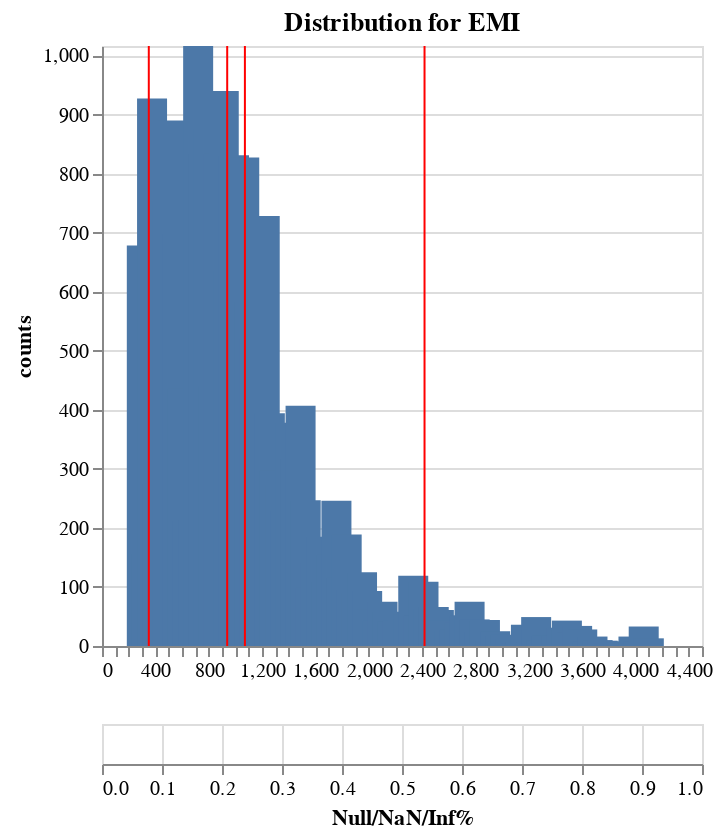

Here is the notebook cell this chart was saved with:
### Code cell
# Again, you can provide a filter expression, which will be applied upfront
# You can see how because of this filter expression, null and extreme values are removed
df_bins, plot = dia.plot_dist(
    "EMI", 
    n_bins=100, 
    density=False, 
    filter_by = pl.col("EMI").is_between(pl.col("EMI").quantile(0.01), pl.col("EMI").quantile(0.99)),
)
plot

### Figure 1 — Vega specification as saved in the notebook (floating-point values rounded to 4 significant figures)
{"$schema": "https://vega.github.io/schema/vega/v5.json", "data": [{"name": "source_0", "values": [{"counts": 678, "counts_end": 678.0, "counts_start": 0.0, "cuts": 298.6}, {"counts": 157, "counts_end": 157.0, "counts_start": 0.0, "cuts": 337.0}, {"counts": 927, "counts_end": 927.0, "counts_start": 0.0, "cuts": 375.4}, {"counts": 275, "counts_end": 275.0, "counts_start": 0.0, "cuts": 413.8}, {"counts": 312, "counts_end": 312.0, "counts_start": 0.0, "cuts": 452.3}, {"counts": 755, "counts_end": 755.0, "counts_start": 0.0, "cuts": 490.7}, {"counts": 890, "counts_end": 890.0, "counts_start": 0.0, "cuts": 529.1}, {"counts": 698, "counts_end": 698.0, "counts_start": 0.0, "cuts": 567.5}, {"counts": 436, "counts_end": 436.0, "counts_start": 0.0, "cuts": 605.9}, {"counts": 213, "counts_end": 213.0, "counts_start": 0.0, "cuts": 644.3}, {"counts": 213, "counts_end": 213.0, "counts_start": 0.0, "cuts": 682.7}, {"counts": 1016, "counts_end": 1016.0, "counts_start": 0.0, "cuts": 721.1}, {"counts": 833, "counts_end": 833.0, "counts_start": 0.0, "cuts": 759.5}, {"counts": 874, "counts_end": 874.0, "counts_start": 0.0, "cuts": 797.9}, {"counts": 440, "counts_end": 440.0, "counts_start": 0.0, "cuts": 836.4}, {"counts": 834, "counts_end": 834.0, "counts_start": 0.0, "cuts": 874.8}, {"counts": 940, "counts_end": 940.0, "counts_start": 0.0, "cuts": 913.2}, {"counts": 635, "counts_end": 635.0, "counts_start": 0.0, "cuts": 951.6}, {"counts": 831, "counts_end": 831.0, "counts_start": 0.0, "cuts": 990.0}, {"counts": 640, "counts_end": 640.0, "counts_start": 0.0, "cuts": 1028.0}, {"counts": 827, "counts_end": 827.0, "counts_start": 0.0, "cuts": 1067.0}, {"counts": 583, "counts_end": 583.0, "counts_start": 0.0, "cuts": 1105.0}, {"counts": 520, "counts_end": 520.0, "counts_start": 0.0, "cuts": 1144.0}, {"counts": 603, "counts_end": 603.0, "counts_start": 0.0, "cuts": 1182.0}, {"counts": 728, "counts_end": 728.0, "counts_start": 0.0, "cuts": 1220.0}, {"counts": 394, "counts_end": 394.0, "counts_start": 0.0, "cuts": 1259.0}, {"counts": 297, "counts_end": 297.0, "counts_start": 0.0, "cuts": 1297.0}, {"counts": 273, "counts_end": 273.0, "counts_start": 0.0, "cuts": 1336.0}, {"counts": 230, "counts_end": 230.0, "counts_start": 0.0, "cuts": 1374.0}, {"counts": 378, "counts_end": 378.0, "counts_start": 0.0, "cuts": 1413.0}, {"counts": 317, "counts_end": 317.0, "counts_start": 0.0, "cuts": 1451.0}, {"counts": 407, "counts_end": 407.0, "counts_start": 0.0, "cuts": 1489.0}, {"counts": 247, "counts_end": 247.0, "counts_start": 0.0, "cuts": 1528.0}, {"counts": 99, "counts_end": 99.0, "counts_start": 0.0, "cuts": 1566.0}, {"counts": 141, "counts_end": 141.0, "counts_start": 0.0, "cuts": 1605.0}, {"counts": 185, "counts_end": 185.0, "counts_start": 0.0, "cuts": 1643.0}, {"counts": 109, "counts_end": 109.0, "counts_start": 0.0, "cuts": 1681.0}, {"counts": 155, "counts_end": 155.0, "counts_start": 0.0, "cuts": 1720.0}, {"counts": 246, "counts_end": 246.0, "counts_start": 0.0, "cuts": 1758.0}, {"counts": 116, "counts_end": 116.0, "counts_start": 0.0, "cuts": 1797.0}, {"counts": 189, "counts_end": 189.0, "counts_start": 0.0, "cuts": 1835.0}, {"counts": 96, "counts_end": 96.0, "counts_start": 0.0, "cuts": 1873.0}, {"counts": 91, "counts_end": 91.0, "counts_start": 0.0, "cuts": 1912.0}, {"counts": 125, "counts_end": 125.0, "counts_start": 0.0, "cuts": 1950.0}, {"counts": 93, "counts_end": 93.0, "counts_start": 0.0, "cuts": 1989.0}, {"counts": 62, "counts_end": 62.0, "counts_start": 0.0, "cuts": 2027.0}, {"counts": 43, "counts_end": 43.0, "counts_start": 0.0, "cuts": 2065.0}, {"counts": 75, "counts_end": 75.0, "counts_start": 0.0, "cuts": 2104.0}, {"counts": 58, "counts_end": 58.0, "counts_start": 0.0, "cuts": 2142.0}, {"counts": 42, "counts_end": 42.0, "counts_start": 0.0, "cuts": 2181.0}, {"counts": 43, "counts_end": 43.0, "counts_start": 0.0, "cuts": 2219.0}, {"counts": 44, "counts_end": 44.0, "counts_start": 0.0, "cuts": 2258.0}, {"counts": 54, "counts_end": 54.0, "counts_start": 0.0, "cuts": 2296.0}, {"counts": 119, "counts_end": 119.0, "counts_start": 0.0, "cuts": 2334.0}, {"counts": 52, "counts_end": 52.0, "counts_start": 0.0, "cuts": 2373.0}, {"counts": 109, "counts_end": 109.0, "counts_start": 0.0, "cuts": 2411.0}, {"counts": 63, "counts_end": 63.0, "counts_start": 0.0, "cuts": 2450.0}, {"counts": 66, "counts_end": 66.0, "counts_start": 0.0, "cuts": 2488.0}, {"counts": 61, "counts_end": 61.0, "counts_start": 0.0, "cuts": 2526.0}, {"counts": 43, "counts_end": 43.0, "counts_start": 0.0, "cuts": 2565.0}, {"counts": 24, "counts_end": 24.0, "counts_start": 0.0, "cuts": 2603.0}, {"counts": 28, "counts_end": 28.0, "counts_start": 0.0, "cuts": 2642.0}, {"counts": 40, "counts_end": 40.0, "counts_start": 0.0, "cuts": 2680.0}, {"counts": 52, "counts_end": 52.0, "counts_start": 0.0, "cuts": 2718.0}, {"counts": 75, "counts_end": 75.0, "counts_start": 0.0, "cuts": 2757.0}, {"counts": 45, "counts_end": 45.0, "counts_start": 0.0, "cuts": 2795.0}, {"counts": 24, "counts_end": 24.0, "counts_start": 0.0, "cuts": 2834.0}, {"counts": 44, "counts_end": 44.0, "counts_start": 0.0, "cuts": 2872.0}, {"counts": 9, "counts_end": 9.0, "counts_start": 0.0, "cuts": 2910.0}, {"counts": 25, "counts_end": 25.0, "counts_start": 0.0, "cuts": 2949.0}, {"counts": 17, "counts_end": 17.0, "counts_start": 0.0, "cuts": 2987.0}, {"counts": 19, "counts_end": 19.0, "counts_start": 0.0, "cuts": 3026.0}, {"counts": 11, "counts_end": 11.0, "counts_start": 0.0, "cuts": 3064.0}, {"counts": 5, "counts_end": 5.0, "counts_start": 0.0, "cuts": 3103.0}, {"counts": 7, "counts_end": 7.0, "counts_start": 0.0, "cuts": 3141.0}, {"counts": 36, "counts_end": 36.0, "counts_start": 0.0, "cuts": 3179.0}, {"counts": 6, "counts_end": 6.0, "counts_start": 0.0, "cuts": 3218.0}, {"counts": 49, "counts_end": 49.0, "counts_start": 0.0, "cuts": 3256.0}, {"counts": 10, "counts_end": 10.0, "counts_start": 0.0, "cuts": 3295.0}, {"counts": 18, "counts_end": 18.0, "counts_start": 0.0, "cuts": 3333.0}, {"counts": 14, "counts_end": 14.0, "counts_start": 0.0, "cuts": 3371.0}, {"counts": 17, "counts_end": 17.0, "counts_start": 0.0, "cuts": 3410.0}, {"counts": 31, "counts_end": 31.0, "counts_start": 0.0, "cuts": 3448.0}, {"counts": 43, "counts_end": 43.0, "counts_start": 0.0, "cuts": 3487.0}, {"counts": 23, "counts_end": 23.0, "counts_start": 0.0, "cuts": 3525.0}, {"counts": 34, "counts_end": 34.0, "counts_start": 0.0, "cuts": 3563.0}, {"counts": 28, "counts_end": 28.0, "counts_start": 0.0, "cuts": 3602.0}, {"counts": 8, "counts_end": 8.0, "counts_start": 0.0, "cuts": 3640.0}, {"counts": 16, "counts_end": 16.0, "counts_start": 0.0, "cuts": 3679.0}, {"counts": 10, "counts_end": 10.0, "counts_start": 0.0, "cuts": 3717.0}, {"counts": 9, "counts_end": 9.0, "counts_start": 0.0, "cuts": 3756.0}, {"counts": 5, "counts_end": 5.0, "counts_start": 0.0, "cuts": 3794.0}, {"counts": 6, "counts_end": 6.0, "counts_start": 0.0, "cuts": 3832.0}, {"counts": 4, "counts_end": 4.0, "counts_start": 0.0, "cuts": 3871.0}, {"counts": 8, "counts_end": 8.0, "counts_start": 0.0, "cuts": 3909.0}, {"counts": 1, "counts_end": 1.0, "counts_start": 0.0, "cuts": 3948.0}, {"counts": 16, "counts_end": 16.0, "counts_start": 0.0, "cuts": 3986.0}, {"counts": 8, "counts_end": 8.0, "counts_start": 0.0, "cuts": 4024.0}, {"counts": 33, "counts_end": 33.0, "counts_start": 0.0, "cuts": 4063.0}, {"counts": 13, "counts_end": 13.0, "counts_start": 0.0, "cuts": 4101.0}]}, {"name": "source_1", "values": [{"names": "p5", "stats": 351.0}, {"names": "p50", "stats": 939.0}, {"names": "avg", "stats": 1072.0}, {"names": "p95", "stats": 2419.0}]}, {"name": "source_2", "values": [{"Null/NaN/Inf%": 0.0, "Null/NaN/Inf%_end": 0.0, "Null/NaN/Inf%_start": 0.0}]}], "signals": [{"name": "concat_0_height", "value": 300}, {"name": "concat_1_height", "value": 20}], "marks": [{"type": "group", "name": "concat_0_group", "encode": {"update": {"width": {"signal": "width"}, "height": {"signal": "concat_0_height"}}}, "marks": [{"type": "rect", "name": "concat_0_layer_0_marks", "from": {"data": "source_0"}, "encode": {"update": {"fill": {"value": "#4c78a8"}, "xc": {"field": "cuts", "scale": "concat_0_x"}, "y2": {"field": "counts_start", "scale": "concat_0_y"}, "y": {"field": "counts_end", "scale": "concat_0_y"}, "tooltip": {"signal": "{\"CutValue\": format(datum[\"cuts\"], \"\"), \"counts\": format(datum[\"counts\"], \"\")}"}, "width": {"value": 15}}}, "style": ["bar"]}, {"type": "rule", "name": "concat_0_layer_1_marks", "from": {"data": "source_1"}, "encode": {"update": {"y": {"value": 0}, "tooltip": {"signal": "{\"Stats\": isValid(datum[\"names\"]) ? datum[\"names\"] : \"\"+datum[\"names\"], \"Value\": format(datum[\"stats\"], \"\")}"}, "x": {"field": "stats", "scale": "concat_0_x"}, "stroke": {"value": "red"}, "y2": {"field": {"signal": null, "datum": null, "group": "height", "parent": null}}}}, "style": ["rule"]}], "axes": [{"scale": "concat_0_y", "gridScale": "concat_0_x", "labels": false, "ticks": false, "zindex": 0, "aria": false, "maxExtent": 0, "tickCount": {"signal": "ceil(concat_0_height/40)"}, "grid": true, "orient": "left", "domain": false, "minExtent": 0}, {"scale": "concat_0_x", "zindex": 0, "orient": "bottom", "labelFlush": true, "labelOverlap": true, "tickCount": 50, "grid": false}, {"scale": "concat_0_y", "zindex": 0, "orient": "left", "title": "counts", "labelOverlap": true, "grid": false, "tickCount": {"signal": "ceil(concat_0_height/40)"}}], "title": {"text": "Distribution for EMI", "frame": "group"}, "style": "cell"}, {"type": "group", "name": "concat_1_group", "encode": {"update": {"height": {"signal": "concat_1_height"}, "width": {"signal": "width"}}}, "signals": [{"name": "height", "update": "concat_1_height"}], "marks": [{"type": "rect", "name": "concat_1_marks", "from": {"data": "source_2"}, "encode": {"update": {"yc": {"signal": "concat_1_height", "mult": 0.5}, "fill": {"value": "#4c78a8"}, "opacity": {"value": 0.5}, "x": {"field": "Null/NaN/Inf%_end", "scale": "concat_1_x"}, "height": {"signal": "0.9 * height"}, "tooltip": {"signal": "{\"Null/NaN/Inf%\": format(datum[\"Null/NaN/Inf%\"], \"\")}"}, "x2": {"field": "Null/NaN/Inf%_start", "scale": "concat_1_x"}}}, "style": ["bar"]}], "axes": [{"scale": "concat_1_x", "labels": false, "grid": true, "maxExtent": 0, "ticks": false, "zindex": 0, "minExtent": 0, "domain": false, "aria": false, "tickCount": {"signal": "ceil(width/40)"}, "orient": "bottom"}, {"scale": "concat_1_x", "labelFlush": true, "labelOverlap": true, "zindex": 0, "title": "Null/NaN/Inf%", "tickCount": {"signal": "ceil(width/40)"}, "orient": "bottom", "grid": false}], "style": "cell"}], "scales": [{"name": "concat_0_x", "type": "linear", "domain": {"fields": [{"data": "source_0", "field": "cuts"}, {"data": "source_1", "field": "stats"}]}, "range": [0, {"signal": "width"}], "nice": true, "zero": false, "padding": 5}, {"name": "concat_0_y", "type": "linear", "domain": {"data": "source_0", "fields": ["counts_start", "counts_end"]}, "range": [{"signal": "concat_0_height"}, 0], "zero": true, "domainMin": 0}, {"name": "concat_1_x", "type": "linear", "domain": [0, 1], "range": [0, {"signal": "width"}], "zero": true}], "background": "white", "padding": 5, "layout": {"padding": 20, "columns": 1, "bounds": "full", "align": "each"}, "width": 300}
